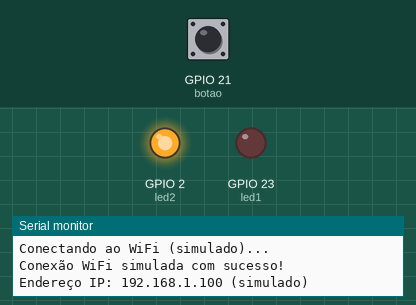
Recording of a sketch running on a simulated ESP32. Shown: output pins drawn as LEDs (lit = HIGH), the last lines printed to the serial monitor. Dashed ring = blinking. Inputs (shaded band) come from the test bench; at power-on: GPIO 21 (botao) HIGH.

Above: at 2.2 s.
2.3 s: GPIO 21 (botao) pulled LOW for 0.15 s
At 2.4 s:
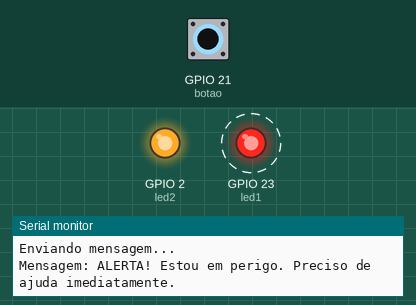
5.3 s: GPIO 21 (botao) pulled LOW for 1 s
At 8.1 s:
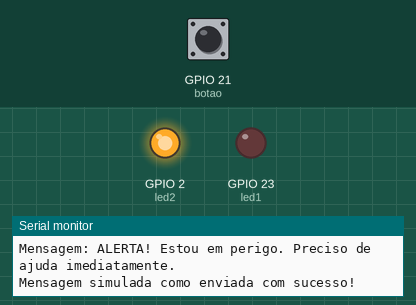
8.3 s: GPIO 21 (botao) pulled LOW for 3.2 s
At 8.4 s:
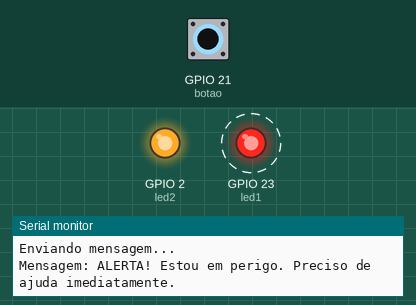
13.0 s: GPIO 21 (botao) driven LOW
At 15.9 s:
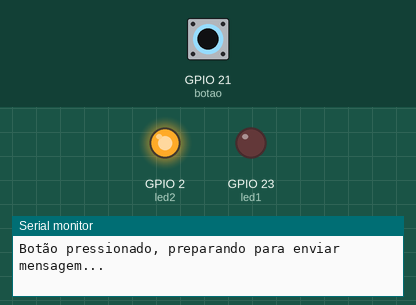
Timing chart, 0 to 17.0 s (numbered marks = the images above; inputs shaded):
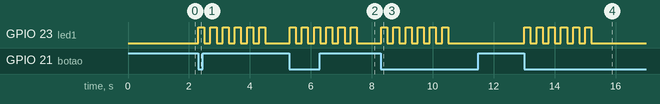

The sketch:

sketch.ino
```cpp
#include <WiFi.h>          // Biblioteca para conectar o ESP32 ao WiFi (simulação do WiFi)

// Credenciais da rede WiFi (para exibir como conectado, mesmo sem função prática aqui)
const char* ssid = "Rosa Azul";        // Nome da rede WiFi
const char* password = "Rosaazul3090"; // Senha do WiFi

// Definição dos pinos do botão e LEDs
#define botao 21   // Pino de conexão para o botão
#define led1 23    // Pino para o LED externo na protoboard
#define led2 2     // Pino para o LED interno do ESP32

bool flag = true;  // Variável de controle para evitar múltiplos envios da mensagem

// Função para simular envio de mensagem
void simulateSendMessage(String message) {
    // Simula o processo de envio
    Serial.println("Enviando mensagem...");
    Serial.println("Mensagem: " + message);
    for (int i = 0; i < 6; i++) { // Faz o LED piscar durante o envio (6 vezes)
        digitalWrite(led1, HIGH); // Acende o LED externo
        delay(200);               // Aguarda 200ms
        digitalWrite(led1, LOW);  // Apaga o LED externo
        delay(200);               // Aguarda 200ms
    }
    Serial.println("Mensagem simulada como enviada com sucesso!");
}

void setup() {
    Serial.begin(115200);  // Inicializa a comunicação serial

    // Configuração dos pinos
    pinMode(botao, INPUT_PULLUP); // Configura o pino do botão como entrada com pull-up interno
    pinMode(led1, OUTPUT);        // Configura o pino do LED externo como saída
    pinMode(led2, OUTPUT);        // Configura o pino do LED interno como saída

    digitalWrite(led1, LOW);  // Inicialmente, os LEDs ficam apagados
    digitalWrite(led2, LOW);

    // Simulação de conexão WiFi
    Serial.println("Conectando ao WiFi (simulado)...");
    delay(1000); // Simula tempo de conexão
    Serial.println("Conexão WiFi simulada com sucesso!");
    Serial.println("Endereço IP: 192.168.1.100 (simulado)");
    digitalWrite(led2, HIGH); // LED interno aceso indicando "conexão bem-sucedida"
}

void loop() {
    int estado_botao = digitalRead(botao); // Lê o estado do botão

    if (estado_botao == LOW) { // Se o botão estiver pressionado
        Serial.println("Botão pressionado, preparando para enviar mensagem...");
        if (flag) { // Verifica se a flag está ativada (evita envio repetido)
            String mensagem = "ALERTA! Estou em perigo. Preciso de ajuda imediatamente.";
            simulateSendMessage(mensagem); // Chama a função que simula o envio
            flag = false; // Desativa a flag após o envio
        }
    } else {
        flag = true;         // Reseta a flag se o botão não estiver pressionado
        digitalWrite(led1, LOW); // Apaga o LED externo
    }
}
```

Measured:
- after the input at 2.3 s, GPIO 23 (led1): alternates HIGH for 0.20 s and LOW for 0.20 s, 12 changes in all, then stays LOW, starting at once
- after the input at 5.3 s, GPIO 23 (led1): alternates HIGH for 0.20 s and LOW for 0.20 s, 12 changes in all, then stays LOW, starting at once
- after the input at 8.3 s, GPIO 23 (led1): alternates HIGH for 0.20 s and LOW for 0.20 s, 12 changes in all, then stays LOW, starting at once
- after the input at 13.0 s, GPIO 23 (led1): alternates HIGH for 0.20 s and LOW for 0.20 s, 12 changes in all, then stays LOW, starting at once
